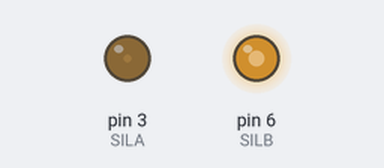
This sketch was run on a simulated Arduino Uno, built with avr-gcc and run on an emulated ATmega328P. Parts: output pins drawn as LEDs (lit = HIGH).

Above: at 0.05 s.
At 4.5 s:
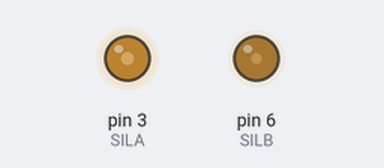
Timing chart, 0 to 5.9 s (numbered marks = the images above):
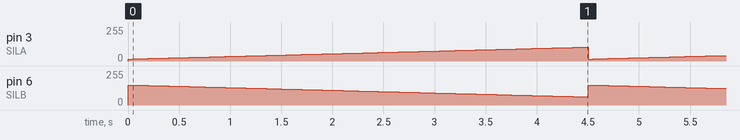

The sketch:

Robodance_1_.ino
```cpp
#define SILA 3
#define SILB 6

char i = 0;

void setup()
{
  pinMode(SILA, OUTPUT);
  pinMode(SILB, OUTPUT);
}

void loop()
{
  for(i = 15; i < 105; i++)
  {
    analogWrite(SILA, i);
    analogWrite(SILB, 165 - i);
    delay(50);
  }
}
```

Measured:
- by itself, pin 3 (SILA): ramps from 15/255 to 104/255 and jumps back, once every 4.5 s
- by itself, pin 6 (SILB): ramps from 150/255 to 61/255 and jumps back, once every 4.5 s
